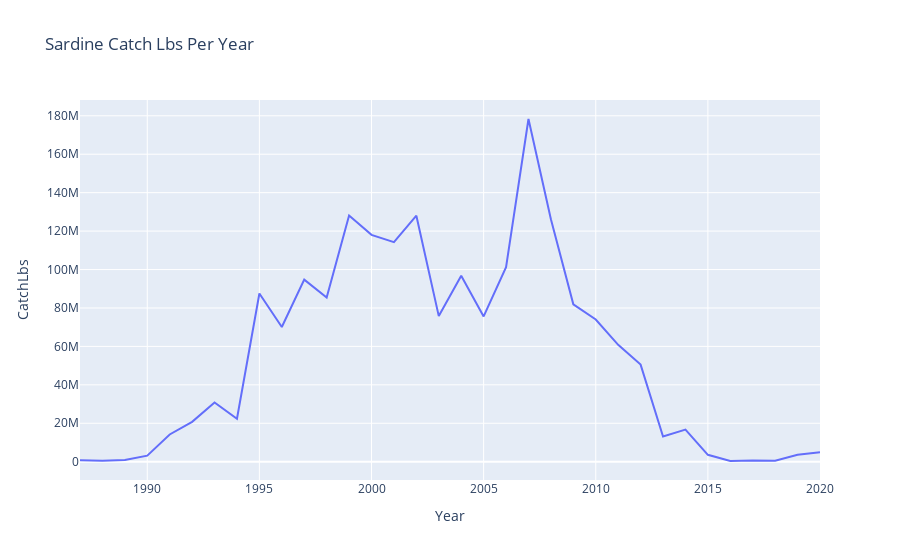

This figure's notebook cell:
### Markdown cell above
The first thing to notice is that there was barely any sardine larvae recorded up until the mid 1980s. Explanations could possibly be that either the sardine larvae data wasn't being properly recorded, or whether there was literally no sardine larvae to be seen. It could also be a mix of the two problems where because the sardine population was so scarce, that in turn made the sardine larvae count to also be scarce. Also, as time progresses, technology and recodkeeping became better, so the lack of data in the past may simply be a technological error. Overall, the population seems to have been suffering up until the 1990s, and then there was a major spike right before the year 2000, and even more spikes at around 2005 and 2010. This could be explained due to better technology over time or the that the spikes in population has something to do with the environmental factors at that time, specifically the events of la nina and el nino as mention in the research article.

The second method is to visualize sardine caught. The logic behind this is also simple: more sardine caught in a year may mean that there was more sardine to be caught in the wild.

### Code cell
landing_sardine = pd.read_csv("data/landing_sardine.csv")

fig = px.line(landing_sardine, x='Year', y = 'CatchLbs', title =  "Sardine Catch Lbs Per Year")
fig.show()

### Figure 1 — Plotly figure (JSON) as saved in the notebook; plotly's stock layout.template omitted (floating-point values rounded to 4 significant figures)
{"data": [{"hovertemplate": "Year=%{x}<br>CatchLbs=%{y}<extra></extra>", "legendgroup": "", "line": {"color": "#636efa", "dash": "solid"}, "mode": "lines", "name": "", "orientation": "v", "showlegend": false, "type": "scatter", "x": [1987, 1988, 1989, 1990, 1991, 1992, 1993, 1994, 1995, 1996, 1997, 1998, 1999, 2000, 2001, 2002, 2003, 2004, 2005, 2006, 2007, 2008, 2009, 2010, 2011, 2012, 2013, 2014, 2015, 2016, 2017, 2018, 2019, 2020], "xaxis": "x", "y": [707585, 461755, 899724, 3134151, 14182046, 20735063, 30849762, 22326632, 87510828, 70086201, 94759414, 85479461, 128080138, 118056834, 114267247, 128035475, 75762548, 96768856, 75585847, 101189339, 178334197, 126156964, 81927250, 74010908, 60800471, 50531814, 13154107, 16705045, 3575961, 367551, 666988, 542672, 3595952, 4899505], "yaxis": "y"}], "layout": {"legend": {"tracegroupgap": 0}, "title": {"text": "Sardine Catch Lbs Per Year"}, "xaxis": {"anchor": "y", "domain": [0, 1], "title": {"text": "Year"}}, "yaxis": {"anchor": "x", "domain": [0, 1], "title": {"text": "CatchLbs"}}}}
